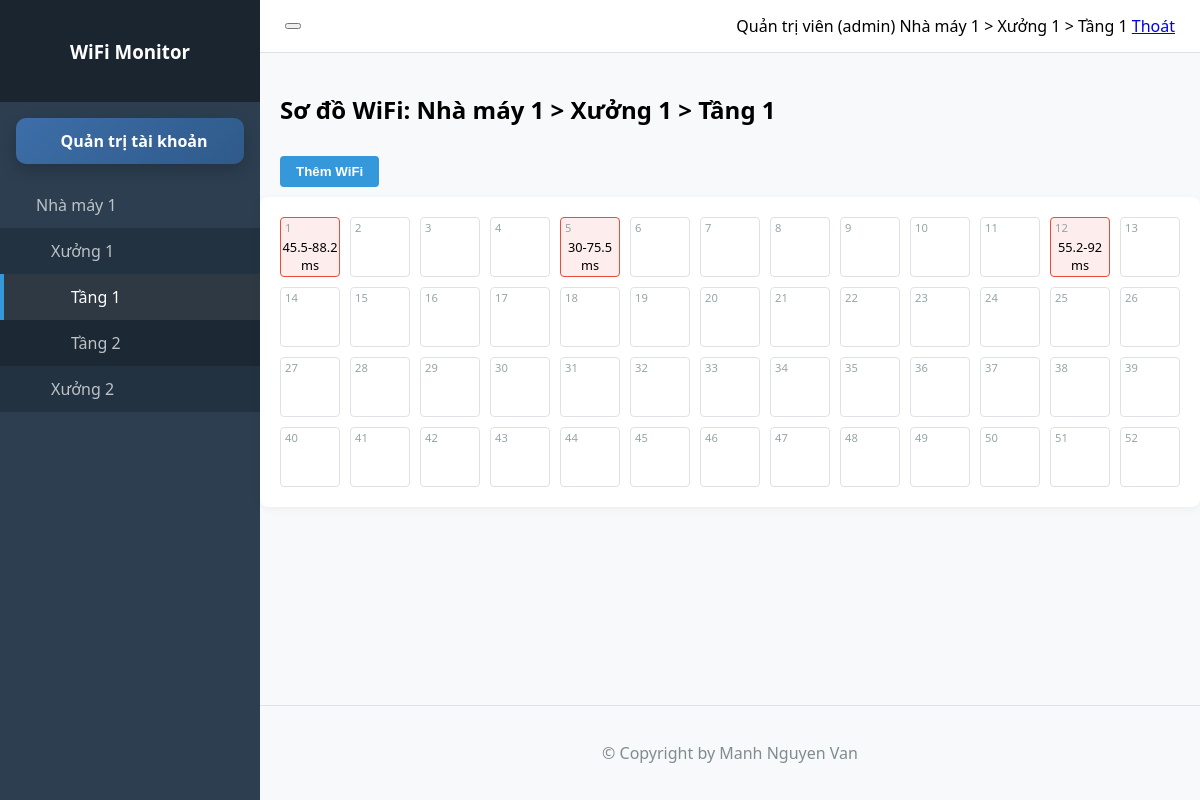
The app's page /index.php (signed in) with its own data.
### tables this page shows
CREATE TABLE IF NOT EXISTS `location` (
  `id` INT AUTO_INCREMENT PRIMARY KEY,
  `location_id` VARCHAR(4) NOT NULL,
  `factory` VARCHAR(100) NOT NULL,
  `building` VARCHAR(100) NOT NULL,
  `floor` VARCHAR(100) NOT NULL,
  UNIQUE KEY `uk_location_id` (`location_id`)
);

CREATE TABLE IF NOT EXISTS `wifi_data` (
  `id` INT AUTO_INCREMENT PRIMARY KEY,
  `location_pk` INT NOT NULL,
  `location_id` VARCHAR(10) NOT NULL,
  `cell_id` INT NOT NULL,
  `check_time` DATETIME NOT NULL,
  `min_speed` DECIMAL(5,2) NOT NULL,
  `max_speed` DECIMAL(5,2) NOT NULL,
  `created_at` TIMESTAMP DEFAULT CURRENT_TIMESTAMP,
  FOREIGN KEY (`location_pk`) REFERENCES `location`(`id`)
);

### index.php (the view, shortened to what this page needs)
<?php
include 'includes/config.php';
$user_id = $_SESSION['user_id'];
$user_role = $_SESSION['role'];
$user_fullname = $_SESSION['full_name'];
$selected_location = '';
if ($conn) {
    if ($selected_location == '') {
        if ($user_role === 'admin') {
            $res = mysqli_query($conn, "SELECT location_id FROM location ORDER BY location_id ASC LIMIT 1");
        } else {
            $res = mysqli_query($conn, "SELECT l.location_id FROM location l INNER JOIN user_location ul ON l.id = ul.location_id WHERE ul.user_id = '$user_id' ORDER BY l.location_id ASC LIMIT 1");
        }
        if ($row = mysqli_fetch_assoc($res)) {
            $selected_location = $row['location_id'];
        }
    }
}
$current_location_breadcrumb = "Chưa chọn vị trí";
if ($conn && $selected_location != '') {
    $loc_res = mysqli_query($conn, "SELECT factory, building, floor FROM location WHERE location_id = '$selected_location'");
    if ($loc_data = mysqli_fetch_assoc($loc_res)) {
        $current_location_breadcrumb = $loc_data['factory'] . " > " . $loc_data['building'] . " > " . $loc_data['floor'];
    }
}
$wifi_readings = [];
if ($conn && $selected_location != '') {
    $query = "SELECT t1.* FROM wifi_data t1
              INNER JOIN (
                  SELECT cell_id, MAX(check_time) as max_time
                  FROM wifi_data
                  WHERE location_id = '$selected_location'
                  GROUP BY cell_id
              ) t2 ON t1.cell_id = t2.cell_id AND t1.check_time = t2.max_time
              WHERE t1.location_id = '$selected_location'";
    $result = mysqli_query($conn, $query);
    if ($result) {
        while ($row = mysqli_fetch_assoc($result)) {
            $wifi_readings[$row['cell_id']] = $row;
        }
    }
}
$hierarchy = [];
if ($conn) {
    if ($user_role === 'admin') {
        $side_query = "SELECT * FROM location ORDER BY factory, building, floor";
    } else {
        $side_query = "SELECT l.* FROM location l INNER JOIN user_location ul ON l.id = ul.location_id WHERE ul.user_id = '$user_id' ORDER BY l.factory, l.building, l.floor";
    }
    $res = mysqli_query($conn, $side_query);
    while ($row = mysqli_fetch_assoc($res)) {
        $hierarchy[$row['factory']][$row['building']][] = $row;
    }
}
function renderSidebar(array $hierarchy, string $selected_id) {
    $html = '<ul class="list-unstyled components" id="sidebarMenu">';
    foreach ($hierarchy as $factory => $buildings) {
        $is_factory_open = false;
        foreach ($buildings as $b_floors) {
            foreach ($b_floors as $f) {
                if ($f['location_id'] == $selected_id) {
                    $is_factory_open = true;
                    break 2;
                }
            }
        }
        $factory_class = $is_factory_open ? 'has-submenu open' : 'has-submenu';
        $html .= "<li class='$factory_class'>";
        $html .= "<a href='#' class='menu-toggle'><i class='ph ph-factory'></i> <span>$factory</span> <i class='ph ph-caret-down ms-auto'></i></a>";
        $html .= '<ul class="submenu list-unstyled">';
        foreach ($buildings as $building => $floors) {
            $is_building_open = false;
            foreach ($floors as $f) {
                if ($f['location_id'] == $selected_id) {
                    $is_building_open = true;
                    break;
                }
            }
            $building_class = $is_building_open ? 'has-submenu open' : 'has-submenu';
            $html .= "<li class='$building_class'>";
            $html .= "<a href='#' class='menu-toggle' style='padding-left: 35px;'><i class='ph ph-buildings'></i> <span>$building</span> <i class='ph ph-caret-down ms-auto'></i></a>";
            $html .= '<ul class="submenu list-unstyled">';
            foreach ($floors as $floor) {
                $is_active = ($selected_id == $floor['location_id']);
                $active_class = $is_active ? 'active' : '';
                $html .= "<li class='$active_class'>";
                $html .= "<a href='?location_id={$floor['location_id']}' style='padding-left: 55px;'><i class='ph ph-layers'></i> {$floor['floor']}</a>";
                $html .= "</li>";
            }
            $html .= '</ul></li>';
        }
        $html .= '</ul></li>';
    }
    $html .= '</ul>';
    return $html;
}
?>
<!DOCTYPE html>
<html lang="vi">
<head>
    <link rel="stylesheet" href="assets/css/style.css">
</head>
<body>
    <div class="wrapper">
        <nav id="sidebar">
            <div class="sidebar-header">
                <h3><i class="ph ph-broadcast"></i> WiFi Monitor</h3>
            </div>
            <?php if ($user_role === 'admin'): ?>
                <div class="sidebar-section">
                    <a href="accounts.php" class="sidebar-admin-link"><i class="ph ph-user-gear"></i> Quản trị tài khoản</a>
                </div>
            <?php endif; ?>
            <?php echo renderSidebar($hierarchy, $selected_location); ?>
        </nav>
        <div id="content">
            <header class="navbar">
                <button type="button" id="sidebarCollapse" class="btn-toggle">
                </button>
                <div class="user-info">
                    <span class="me-3"><i class="ph ph-user"></i> <?php echo htmlspecialchars($user_fullname); ?> (<?php echo htmlspecialchars($user_role); ?>)</span>
                    <span class="breadcrumb-text"><?php echo $current_location_breadcrumb; ?></span>
                    <a href="logout.php" class="ms-3 text-danger"><i class="ph ph-sign-out"></i> Thoát</a>
                </div>
            </header>
            <main class="container-fluid">
                <div class="dashboard-header">
                    <h2 style="padding: 20px 20px 0 20px;">Sơ đồ WiFi: <?php echo $current_location_breadcrumb; ?></h2>
                    <?php if ($user_role === 'admin'): ?>
                        <div class="grid-controls" style="padding: 10px 20px;">
                            <button id="btnToggleAddMode" class="btn-action primary"><i class="ph ph-plus-circle"></i> Thêm WiFi</button>
                        </div>
                    <?php endif; ?>
                </div>
                <div class="factory-layout">
                    <div class="grid-container">
                        <?php
                        for ($i = 1; $i <= 52; $i++) {
                            $data = isset($wifi_readings[$i]) ? $wifi_readings[$i] : null;
                            $itemStyle = "";
                            if ($data) {
                                $max_val = (float)$data['max_speed'];
                                $bg = ($max_val < 20) ? "#e8f8f5" : "#fdedec";
                                $border = ($max_val < 20) ? "#2ecc71" : "#e74c3c";
                                $itemStyle = "style='background: $bg; border-color: $border;'";
                            }
                            echo "<div class='grid-item' data-id='$i' onclick='handleGridClick($i)' $itemStyle>";
                            echo "<span class='cell-id'>$i</span>";
                            echo "<div class='cell-info' id='info-$i'>";
                            if ($data) {
                                $min = (float)$data['min_speed'];
                                $max = (float)$data['max_speed'];
                                echo "<i class='ph ph-wifi-high'></i><br>{$min}-{$max} ms";
                            }
                            echo "</div>";
                            echo "</div>";
                        }
                        ?>
                    </div>
                </div>
            </main>
            <footer class="footer">
                <p>&copy; Copyright by Manh Nguyen Van</p>
            </footer>
        </div>
    </div>
</body>
</html>

### assets/css/style.css (style rules this page uses)
:root { --sidebar-width: 260px; --primary-color: #2c3e50; --accent-color: #3498db; --bg-light: #f8f9fa; --border-color: #dee2e6; }
body { font-family: 'Segoe UI', Tahoma, Geneva, Verdana, sans-serif; margin: 0; background-color: var(--bg-light); }
.wrapper { display: flex; width: 100%; align-items: stretch; }
#sidebar { min-width: var(--sidebar-width); max-width: var(--sidebar-width); background: var(--primary-color); color: #fff; transition: all 0.3s; min-height: 100vh; }
#sidebar ul { list-style: none; padding: 0; margin: 0; }
.sidebar-header { padding: 20px; background: #1a252f; text-align: center; }
#sidebar ul li a { padding: 12px 20px; display: flex; align-items: center; color: #bdc3c7; text-decoration: none; transition: 0.3s; border-left: 4px solid transparent; }
.sidebar-section { padding: 12px 16px 8px; }
.sidebar-admin-link { display: flex; align-items: center; justify-content: center; gap: 8px; padding: 12px 14px; margin: 4px 0 10px; border-radius: 10px; background: linear-gradient(135deg, #3d6ea8, #2f5a8a); color: #fff !important; font-weight: 600; text-decoration: none; box-shadow: 0 6px 16px rgba(0, 0, 0, 0.18); border-left: 0 !important; }
#sidebar ul li a:hover, #sidebar ul li.active > a { color: #fff; background: rgba(255, 255, 255, 0.08); border-left-color: var(--accent-color); }
.submenu { display: none; background: rgba(0, 0, 0, 0.2); }
.has-submenu.open > .submenu { display: block; }
#content { width: 100%; padding: 0; min-height: 100vh; display: flex; flex-direction: column; }
.navbar { padding: 15px 25px; background: #fff; border-bottom: 1px solid var(--border-color); display: flex; align-items: center; justify-content: space-between; }
.grid-container { display: grid; grid-template-columns: repeat(13, 1fr); gap: 10px; padding: 20px; background: #fff; border-radius: 8px; box-shadow: 0 2px 10px rgba(0,0,0,0.05); }
.grid-item { aspect-ratio: 1 / 1; border: 1px solid var(--border-color); border-radius: 4px; display: flex; flex-direction: column; align-items: center; justify-content: center; cursor: pointer; position: relative; transition: transform 0.2s, box-shadow 0.2s; }
.cell-id { position: absolute; top: 2px; left: 4px; font-size: 0.7rem; color: #95a5a6; }
.cell-info { text-align: center; font-size: 0.8rem; }
.footer { margin-top: auto; padding: 20px; text-align: center; border-top: 1px solid var(--border-color); color: #7f8c8d; }
.btn-action { padding: 8px 16px; border: none; border-radius: 4px; cursor: pointer; font-weight: 600; margin-right: 10px; transition: 0.2s; }
.btn-action.primary { background: #3498db; color: white; }

### records on screen
location: factory "Nhà máy 1", building "Xưởng 1", floor "Tầng 1", building "Xưởng 2", current_location_breadcrumb "Nhà máy 1 > Xưởng 1 > Tầng 1"
location: floor "Tầng 2"
wifi_data: min_speed "45.5", max_speed "88.2"
wifi_data: min_speed "30", max_speed "75.5"
wifi_data: min_speed "55.2", max_speed "92"

### other values on screen
$user_fullname "Quản trị viên"
$user_role "admin"
